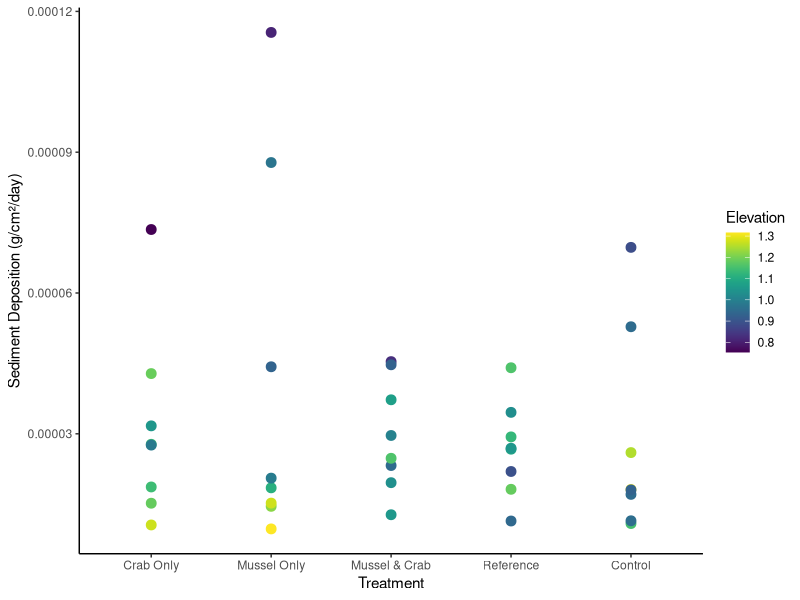
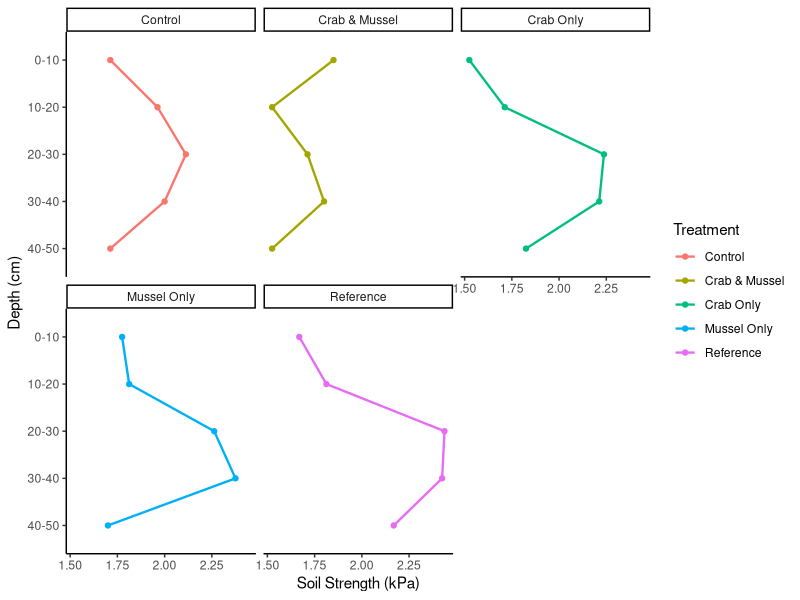
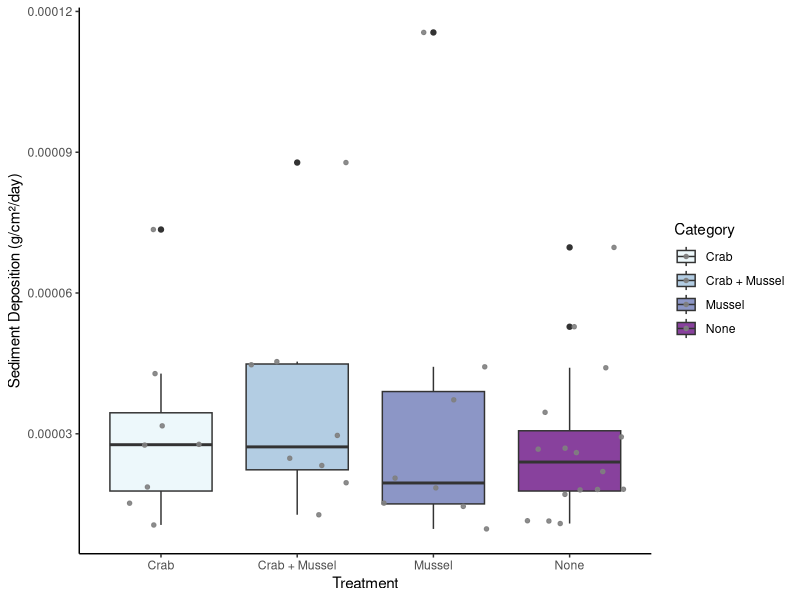
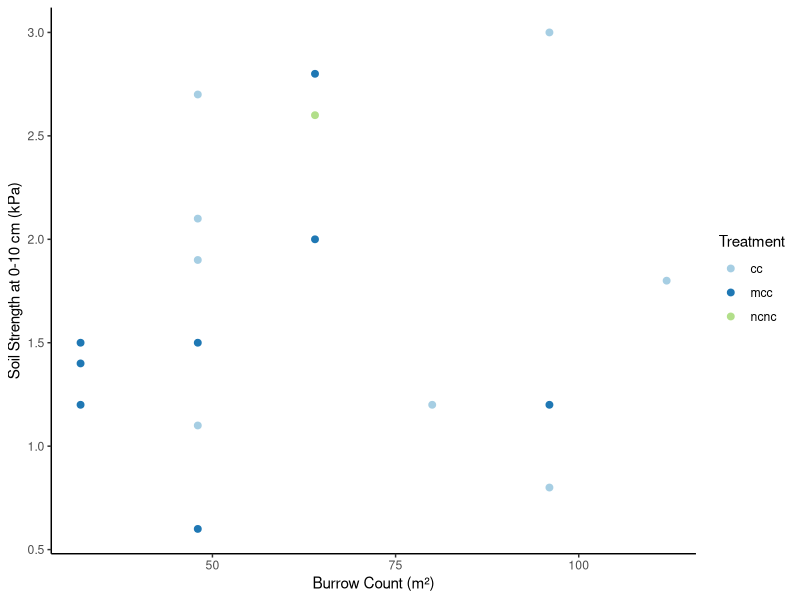
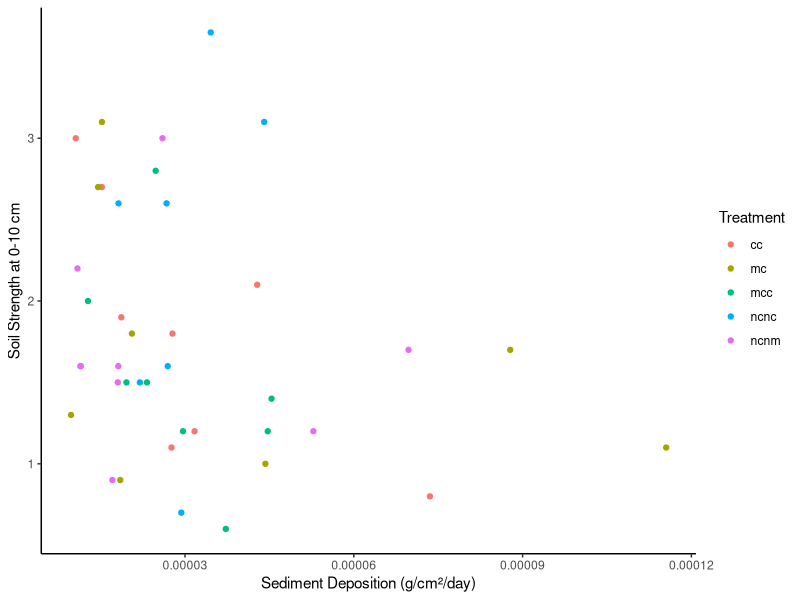
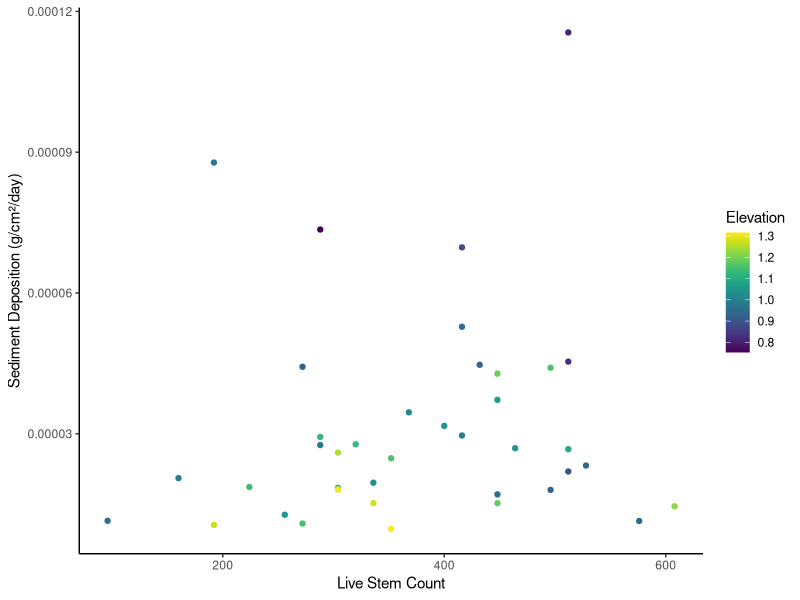

Write the R code that produced these figures, in order.
## ---- chunk 1
#| message: false
#| error: false
library(tidyverse)
library(viridis)

data <- read.csv('Fiddler_cages_marsh_stability_working.csv') 
summary(data)
## ---- chunk 2
#| message: false
#| error: false

data <- data %>%
  mutate(sed_dep1 = as.numeric(na_if(sed_dep1, "NA")))

str(data)
## ---- chunk 3
cols <- c("sed_dep1", "sed_dep2", "sed_dep3") #make a string to get the mean

dep_av <- rowMeans(data[cols], na.rm = TRUE) #mean while ignoring the NA

data <- data %>%
  mutate(
    sed_dep_av = (dep_av/(Area * Time_elapsed)), #sediment deposition/cm^2/day
    sed_dep_sd = sd(dep_av)/(Area * Time_elapsed) #area and time are constants between the 3 sediment deposition used for averages thus there is no variance between them. 
  )
## ---- chunk 4
data <- data %>%
  mutate(
    Live_count1 = Live_count1*16,
    Dead_count1 = Dead_count1*16,
    Mussel_count = Mussel_count*16,
    Burrow_count = Burrow_count*16, 
    Live_count2 = Live_count2*16,
    Dead_count2 = Dead_count2*16
  )

print(data)

## ---- chunk 5
pivot_long <- data[,-c(6:18,24:42)] #remove unneeded data for the graph

pivot_long <- pivot_long %>% #make table in long format with desired data
  pivot_longer(
    cols = starts_with("ss"),
    names_to = "Depth",
    names_prefix = "ss",
    values_to = "Soil_Strength"
  )

print(pivot_long)

summary_long <- pivot_long %>% #get means for simplicity of the plot
  group_by(Treatment, Depth) %>%
  summarise(mean = mean(Soil_Strength), 
            se = sd(Soil_Strength),
            xmin = mean - se,
            xmax = mean + se,
            .groups = "drop") %>%
  mutate(Treatment = recode( #rename the Treatments
    Treatment,
    "cc" = "Crab Only",
    "mc" = "Mussel Only",
    "mcc" = "Crab & Mussel",
    "ncnc" = "Reference",
    "ncnm" = "Control"
  ))

print(summary_long)
## ---- chunk 6
#| message: false
#| error: false

fig1 <- ggplot(data, aes(x= Treatment, y = sed_dep_av, color = Elevation))+
  geom_point(size = 3)+
  labs(
    x = "Treatment",
    y = "Sediment Deposition (g/cm²/day)"
  )+
  scale_x_discrete(labels = c("Crab Only", "Mussel Only", "Mussel & Crab", "Reference", "Control"))+
  scale_color_viridis()+
  theme_classic()

print(fig1)
## ---- chunk 7
#| message: false
#| error: false

fig2 <- ggplot(summary_long, aes(x = mean, y = Depth, color = Treatment))+
  geom_point()+
  geom_line(aes(group = Treatment), orientation = "y", linewidth = 0.8)+
  scale_y_discrete(limits = rev)+
  facet_wrap(~ Treatment)+
  labs(
    x = "Soil Strength (kPa)",
    y = "Depth (cm)"
  )+
  scale_y_discrete(labels = c("40-50", "30-40", "20-30", "10-20", "0-10"))+
  theme_classic()

print(fig2)
## ---- chunk 8

data2 <- data %>% #organize data into categories based on organism present
  mutate(
    Category = case_when(
      Crab == "yes" & Mussel == "no" ~ "Crab",
      Crab == "no" & Mussel == "yes" ~ "Mussel",
      Crab == "yes" & Mussel == "yes" ~ "Crab + Mussel",
      TRUE ~ "None"
    )
  )

print(data2)

fig3 <- ggplot(data2, aes(x = Category, y = sed_dep_av, fill = Category))+
  geom_boxplot()+
  scale_fill_brewer(palette = "BuPu")+
  geom_jitter(color = "#808080", size = 1.2, alpha = 0.9)+
  labs(
    x = "Treatment",
    y = "Sediment Deposition (g/cm²/day)"
  )+
  theme_classic()

print(fig3)

## ---- chunk 9

data3 <- subset(data2, Burrow_count >0)

print(data3)

fig4 <- ggplot(data3, aes(x = Burrow_count, y = ss1, color = Treatment))+
  geom_point(size = 2)+
  labs(
    x = "Burrow Count (m²)",
    y = "Soil Strength at 0-10 cm (kPa)"
  )+
  scale_color_brewer(palette = "Paired")+
  theme_classic()


print(fig4)
## ---- chunk 10
fig5 <- ggplot(data, aes(x = sed_dep_av, y = ss1, color = Treatment))+
  geom_point()+
  labs(
    x = "Sediment Deposition (g/cm²/day)",
    y = "Soil Strength at 0-10 cm"
  )+
  theme_classic()

print(fig5)
## ---- chunk 11

fig6 <- ggplot(data, aes(x = Live_count2, y = sed_dep_av, color = Elevation))+
  geom_point()+
  labs(
    x = "Live Stem Count",
    y = "Sediment Deposition (g/cm²/day)"
  )+
  scale_color_viridis()+
  theme_classic()

print(fig6)
